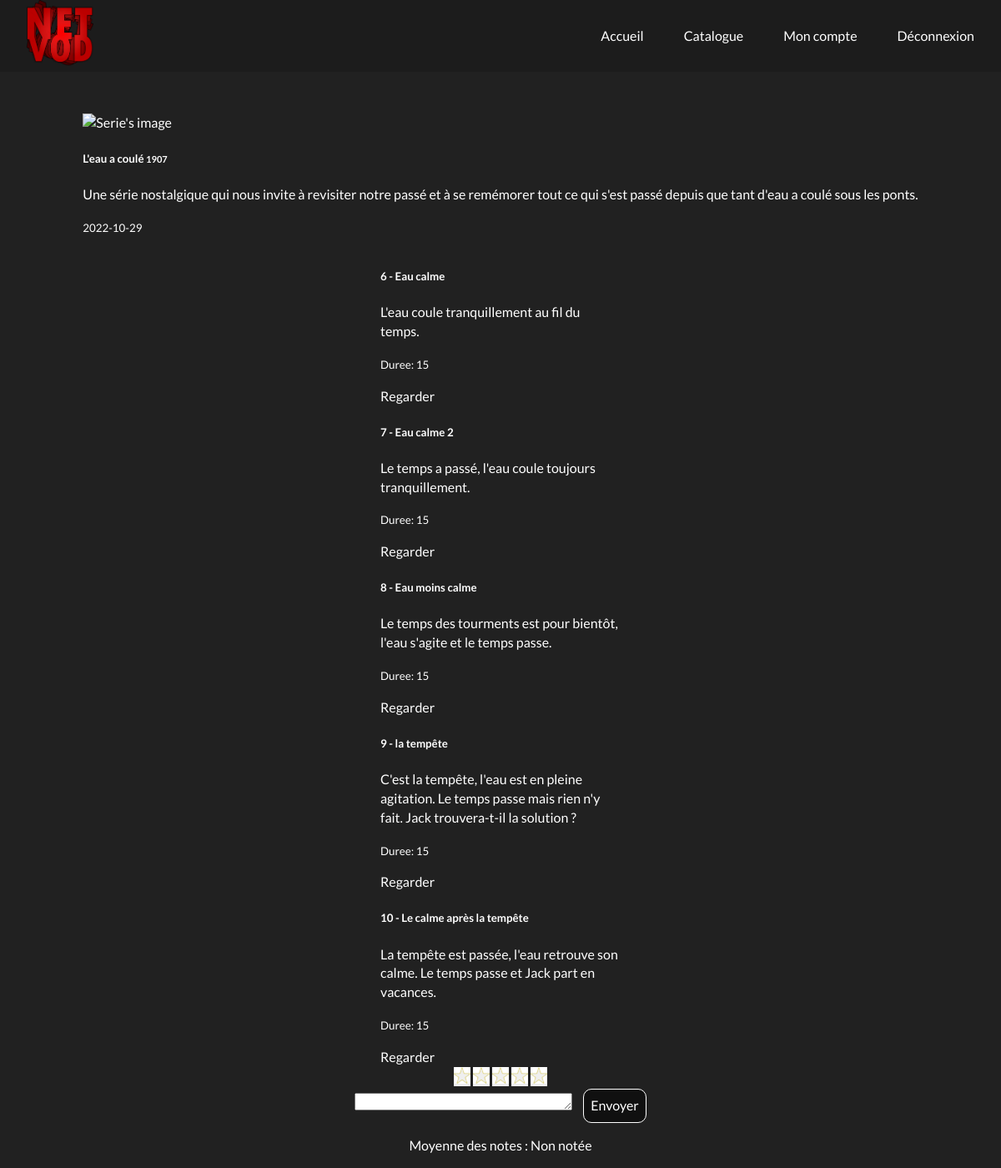
Screenshot of /?action=display-serie&id=2 (signed in) with the database file from the repository.
### tables this page shows
CREATE TABLE `serie` (
  `id` int(11) NOT NULL,
  `titre` varchar(128) NOT NULL,
  `descriptif` text NOT NULL,
  `img` varchar(256) NOT NULL,
  `annee` int(11) NOT NULL,
  `date_ajout` date NOT NULL
);

CREATE TABLE `episode` (
  `id` int(11) NOT NULL,
  `numero` int(11) NOT NULL DEFAULT 1,
  `titre` varchar(128) NOT NULL,
  `resume` text DEFAULT NULL,
  `duree` int(11) NOT NULL DEFAULT 0,
  `file` varchar(256) DEFAULT NULL,
  `serie_id` int(11) DEFAULT NULL
);

### index.php (called while the page is built, shortened)
<?php
$dispatcher = new Dispatcher($_GET['action']);
$dispatcher->run();

### classes/contenu/serie/Serie.php (called while the page is built, shortened)
<?php
class Serie
{
    private int $id;
    public function __construct(int $id, string $titre, string $description="", string $image=null, int $annee=null, string $date_ajout=null){
        $this->id = $id;
        $this->titre = $titre;
        $this->description = $description;
        $this->image = ($image =="") ? "https://img.icons8.com/fluency/512/laptop-play-video.png":$image;
        $this->annee = $annee ?? date("Y");
        $this->date_ajout = $date_ajout ?? date("Y-m-d");
    }
    public function getEpisodes(): array{
        $sql = "SELECT * FROM episode WHERE episode.serie_id = :id";
        $stmt = ConnexionFactory::makeConnection()->prepare($sql);
        $stmt->execute(['id' => $this->id]);
        $result = $stmt->fetchAll();
        $episodes = [];
        foreach($result as $episode){
            $episodes[] = new Episode($episode['id'], $episode['numero'], $episode['titre'], $episode['resume'], $episode['duree'], $episode['file'], $episode['serie_id']);
        }
        return $episodes;
    }
    public function __get(string $name): mixed {
        return (isset($this->$name)) ? $this->$name : throw new InvalidPropertyNameException("Proprietée invalide");
    }
    public static function getSerieFromId(int $id): false|Serie{
        $sql = "SELECT * FROM serie WHERE id = :id";
        $stmt = ConnexionFactory::makeConnection()->prepare($sql);
        $stmt->execute(['id' => $id]);
        $result = $stmt->fetch();
        if (!$result) {
            return false;
        } else {
            return new Serie($result["id"], $result['titre'], $result['descriptif'], $result['img'], $result['annee'], $result['date_ajout']);
        }
    }
}

### classes/db/ConnexionFactory.php (called while the page is built, shortened)
<?php
class ConnexionFactory{
    public static $db = null;
    public static $config =[];
    public static function setConfig($iniFile): void{
        self::$config = parse_ini_file($iniFile);
    }
    public static function makeConnection(): ?PDO
    {
        if(self::$db === null){
            $dsn = self::$config['driver'].
                ':host='.self::$config['host'].
                ';dbname='.self::$config['dataBase'];
            self::$db = new PDO($dsn, self::$config['username'], self::$config['password'],[
                PDO::ATTR_PERSISTENT => true,
                PDO::ATTR_ERRMODE => PDO::ERRMODE_EXCEPTION,
                PDO::ATTR_EMULATE_PREPARES => false,
                PDO::ATTR_STRINGIFY_FETCHES => false,
            ]);
            self::$db->prepare("SET NAMES 'utf8'")->execute();
        }
        return self::$db;
    }
}

### classes/contenu/serie/episode/Episode.php (called while the page is built, shortened)
<?php
class Episode
{
    public function __construct(int $id, int $numero, string $titre, string $resume, int $duree, string $file, int $serie_id)
    {
        $this->id = $id;
        $this->titre = $titre;
        $this->resume = $resume;
        $this->duree = $duree;
    }
    public function __get(string $name): mixed {
        return (isset($this->$name)) ? $this->$name : throw new InvalidPropertyNameException("Proprietée invalide");
    }
}

### classes/renderer/EpisodeRenderer.php (the view, shortened to what this page needs)
<?php
class EpisodeRenderer implements Renderer
{
    private Episode $episode;
    public function __construct(Episode $episode)
    {
        $this->episode = $episode;
    }
    public function render(int $selector): string
    {
        return ($selector == Renderer::COMPACT) ? $this->rendererCompact(): $this->rendererLong();
    }
    protected function rendererCompact(): string
    {
        return '
        <div class="card" style="width: 18rem;">
          <div class="card-body">
            <h5 class="card-title">'.$this->episode->id.' - '.$this->episode->titre.'</h5>
            <p class="card-text">'.$this->episode->resume.'</p>
            <p class="card-text"><small class="text-muted">Duree: '.$this->episode->duree.'</small></p>
            <a href="?action=display-episode-details&id='.$this->episode->id.'" class="btn btn-primary">Regarder</a>
          </div>
        </div>
        ';
    }
}

### classes/renderer/SerieRenderer.php (shortened to what this page needs)
<?php
class SerieRenderer implements Renderer
{
    private Serie $serie;
    public function __construct(Serie $serie)
    {
        $this->serie = $serie;
    }
    private function renderLong(): string{
        $html = '
        <div class="card">
          <img src="'.$this->serie->image.'" class="card-img" style="width: 10rem;" alt="Serie\'s image">
          <div class="card-img-overlay">
            <h5 class="card-title">'.$this->serie->titre.' <small>'.$this->serie->annee.'</small></h5>
            <p class="card-text">'.$this->serie->description.'</p>
            <p class="card-text"><small>'.$this->serie->date_ajout.'</small></p>
          </div>
        </div>
        <div class="card-group">
        ';
        $episodes = $this->serie->getEpisodes();
        foreach($episodes as $episode){
            $renderer = new EpisodeRenderer($episode);
            $html .= $renderer->render(Renderer::COMPACT);
        }
        $html .= '</div>';
        return $html;
    }
    public function render(int $selector): string
    {
        return ($selector === Renderer::COMPACT) ? $this->renderCompact() : $this->renderLong();
    }
}

### css/style.css (style rules this page uses)
body { height: auto; width: 100%; display: flex; flex-direction: column; justify-content: center; align-items: center; background-color: #212121; color: #ffffff; font-family: 'Lato', sans-serif; font-size: 1em; line-height: 1.42857143; margin: 0; }
a { color: #ffffff; text-decoration: none; }

### rows the page displays
serie: titre "L'eau a coulé", annee "1907", descriptif "Une série nostalgique qui nous invite à revisiter notre passé et à se remémorer tout ce qui s'est passé depuis que tant d'eau a coulé sous les ponts.", date_ajout "2022-10-29"
episode: id "6", titre "Eau calme", resume "L'eau coule tranquillement au fil du temps.", duree "15"
episode: id "7", titre "Eau calme 2", resume "Le temps a passé, l'eau coule toujours tranquillement.", duree "15"
episode: id "8", titre "Eau moins calme", resume "Le temps des tourments est pour bientôt, l'eau s'agite et le temps passe.", duree "15"
episode: id "9", titre "la tempête", resume "C'est la tempête, l'eau est en pleine agitation. Le temps passe mais rien n'y fait. Jack trouvera-t-il la solution ?", duree "15"
episode: id "10", titre "Le calme après la tempête", resume "La tempête est passée, l'eau retrouve son calme. Le temps passe et Jack part en vacances.", duree "15"

### other values shown
$serie->getNoteMoyenne() "Non notée"
